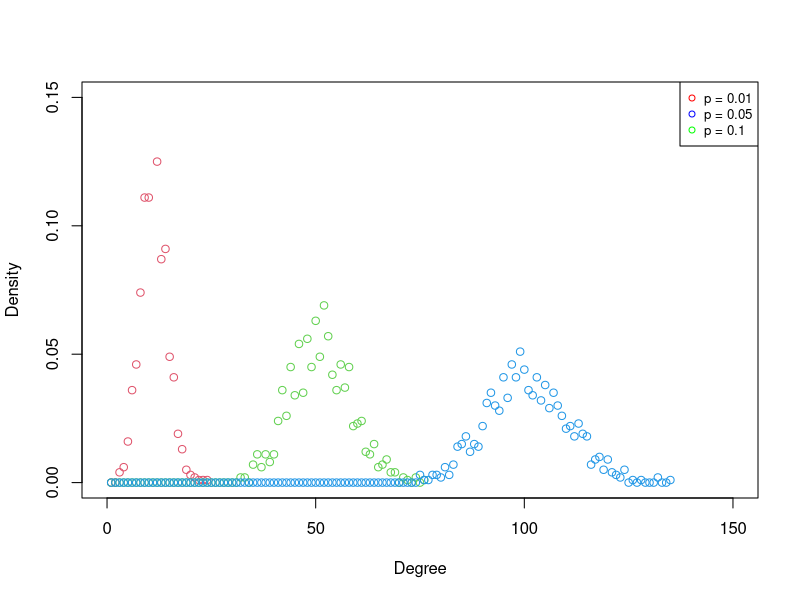

The R source for this figure:
library(igraph)
rm(list=ls(all=TRUE))

# (a) Basic
g1 <- erdos.renyi.game(1000, 1/100, type=c("gnp"))
con1 <- is.connected(g1)
diameter(g1, unconnected=TRUE)

g2 <- erdos.renyi.game(1000, 5/100, type=c("gnp"))
con2 <- is.connected(g2)
diameter(g2, unconnected=TRUE)

g3 <- erdos.renyi.game(1000, 1/10, type=c("gnp"))
con3 <- is.connected(g3)
diameter(g3, unconnected=TRUE)

# setEPS()
# postscript("hw1P1a1.eps")
plot(degree_distribution(g1), xlim=range(0, 150), 
     xlab = "Degree", ylab = "Density",
     ylim=range(0 ,0.15), col=2)
points(degree_distribution(g2), col=3)
points(degree_distribution(g3), col=4)
legend('topright', legend=c("p = 0.01", "p = 0.05", "p = 0.1"), col=c('red', 'blue', 'green'), pch = c(1,1), cex=0.8)

# (b) Average diag
d1 <- 0
d2 <- 0
d3 <- 0
for (j in 1:100)
{
  g1 <- erdos.renyi.game(1000, 1/100, type=c("gnp"))
  g2 <- erdos.renyi.game(1000, 5/100, type=c("gnp"))
  g3 <- erdos.renyi.game(1000, 1/10, type=c("gnp"))
  d1 <- d1 + diameter(g1, unconnected=TRUE)
  d2 <- d2 + diameter(g2, unconnected=TRUE)
  d3 <- d3 + diameter(g3, unconnected=TRUE)
}
d1 <- d1/100
d2 <- d2/100
d3 <- d3/100

# (c) Average threshold
i_0 = 0
for (j in 1:100)
{
  i=0.006;
  repeat{
    gtest <- erdos.renyi.game(1000, i, type = c("gnp"));
    if(is.connected(gtest)){break()}
    i <- i+0.0001
  }
  i_0 <- i_0 + i
}
i_0 <- i_0/100


